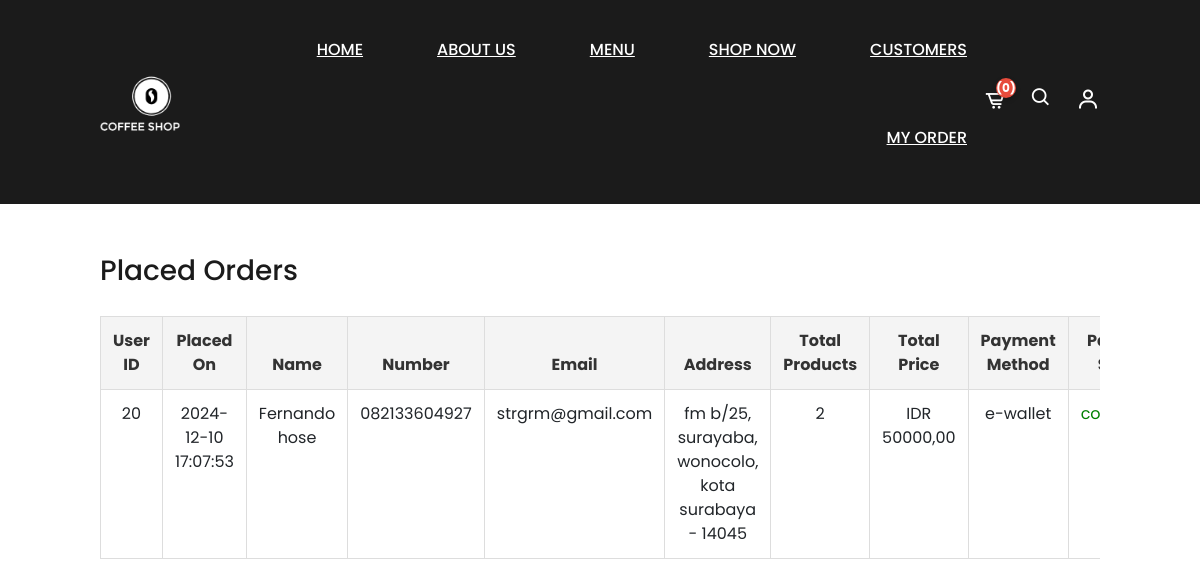
Page /cek_order/orders.php (signed in) on the earlier database version.
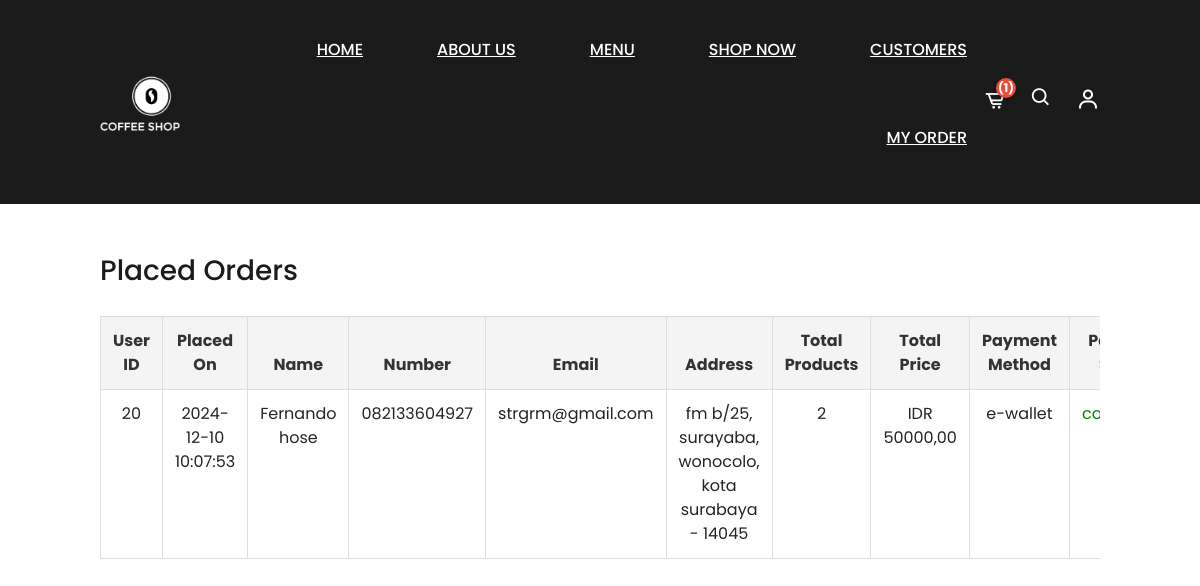
Same page on the later database version.
### tables this page shows
CREATE TABLE `orders` (
  `order_id` int(11) NOT NULL,
  `user_id` int(11) DEFAULT NULL,
  `name` varchar(100) NOT NULL,
  `number` varchar(15) NOT NULL,
  `email` varchar(100) NOT NULL,
  `payment_method` varchar(20) NOT NULL,
  `address` varchar(400) NOT NULL,
  `total_products` int(11) NOT NULL,
  `total_price` decimal(10,0) NOT NULL,
  `placed_on` timestamp NOT NULL DEFAULT current_timestamp() ON UPDATE current_timestamp(),
  `payment_status` varchar(20) NOT NULL DEFAULT 'pending'
);

### cek_order/orders.php (the view, shortened to what this page needs)
<?php
include '../config.php';
$user_id = $_SESSION['user_id'];
?>
<!DOCTYPE html>
<html lang="en">
<head>
    <link rel="stylesheet" href="https://cdnjs.cloudflare.com/ajax/libs/font-awesome/6.0.0/css/all.min.css">
    <link href="https://cdn.jsdelivr.net/npm/bootstrap@5.3.0-alpha3/dist/css/bootstrap.min.css" rel="stylesheet">
    <link rel="stylesheet" href="https://cdn.jsdelivr.net/npm/boxicons@latest/css/boxicons.min.css">
    <link rel="stylesheet" href="../style.css">
</head>
<body>
    <header>
        <a href="#" class="logo">
            <img src="../asset/logo.png" alt="">
        </a>
        <ul class="navbar">
            <li><a href="../homepage.php">Home</a></li>
            <li><a href="../homepage.php#about">About Us</a></li>
            <li><a href="../homepage.php#menu">Menu</a></li>
            <li><a href="../shop.php">Shop Now</a></li>
            <li><a href="../homepage.php#customers">Customers</a></li>
            <li><a href="orders.php">My Order</a></li>
        </ul>
        <div class="header-actions">
            <div class="header-icon">
                <?php
                $select_cart_number = mysqli_query($conn, "SELECT * FROM `cart` WHERE user_id = '$user_id'") or die('query failed');
                $cart_rows_number = mysqli_num_rows($select_cart_number);
                ?>
                <div class="cart">
                    <i class="bx bx-cart-alt" id="cart-icon" data-bs-toggle="modal" data-bs-target="#cartModal"></i>
                    <span>(<?php echo $cart_rows_number; ?>)</span>
                </div>
                <i class="bx bx-search" id="search-icon"></i>
                <div class="dropdown">
                    <i class="bx bx-user" id="dropdown-toggle"></i>
                </div>
            </div>
        </div>
    </header>
    <section class="placed-orders">
        <h3 class="title">Placed Orders</h3>
        <div class="table-responsive">
            <table class="table">
                <thead>
                    <tr>
                        <th>User ID</th>
                        <th>Placed On</th>
                        <th>Name</th>
                        <th>Number</th>
                        <th>Email</th>
                        <th>Address</th>
                        <th>Total Products</th>
                        <th>Total Price</th>
                        <th>Payment Method</th>
                        <th>Payment Status</th>
                    </tr>
                </thead>
                <tbody>
                    <?php
                    $select_orders = mysqli_query($conn, "SELECT * FROM `orders`") or die('query failed');
                    if (mysqli_num_rows($select_orders) > 0) {
                        while ($fetch_orders = mysqli_fetch_assoc($select_orders)) {
                            ?>
                            <tr>
                                <td><?php echo $fetch_orders['user_id']; ?></td>
                                <td><?php echo $fetch_orders['placed_on']; ?></td>
                                <td><?php echo $fetch_orders['name']; ?></td>
                                <td><?php echo $fetch_orders['number']; ?></td>
                                <td><?php echo $fetch_orders['email']; ?></td>
                                <td><?php echo $fetch_orders['address']; ?></td>
                                <td><?php echo $fetch_orders['total_products']; ?></td>
                                <td>IDR <?php echo $fetch_orders['total_price']; ?>,00</td>
                                <td><?php echo $fetch_orders['payment_method']; ?></td>
                                <td><span style="color:<?php if ($fetch_orders['payment_status'] == 'pending') {
                                    echo 'red';
                                } else {
                                    echo 'green';
                                } ?>;"><?php echo $fetch_orders['payment_status']; ?></span>
                                </td>
                            </tr>
                            <?php
                        }
                    } else {
                        echo '<tr><td colspan="11" class="text-center">No orders placed yet!</td></tr>';
                    }
                    ?>
                </tbody>
            </table>
        </div>
    </section>
</body>
</html>

### style.css (style rules this page uses)
* { font-family: "Poppins", sans-serif; margin: 0; padding: 0; box-sizing: border-box; scroll-padding-top: 4rem; scroll-behavior: smooth; list-style: none; text-decoration: none; }
:root { --main-color: #bc9967; --second-color: #e1be6e; --text-color: #1b1b1b; --bg-color: #fff; --box-shadow: 2px 2px 10px 4px rgb(14 55 54 /15%); }
section { padding: 50px 100px; }
img { width: 100%; }
body { color: var(--text-color); }
header { width: 100%; top: 0; right: 0; display: flex; justify-content: space-between; align-items: center; padding: 18px 100px; transition: 0.5s linear; background: var(--text-color); }
.logo img { width: 80px; height: auto; }
.navbar { padding-left: 0; justify-content: flex-end; gap: 2.5rem; }
.navbar a { padding: 12px 17px; color: var(--bg-color); font-size: 1rem; text-transform: uppercase; font-weight: 500; display: flex; }
.header-actions { display: flex; align-items: center; padding: 20px 0; gap: 1rem; }
.header-icon { font-size: 22px; cursor: pointer; display: flex; column-gap: 1.5rem; }
.header-icon .bx { cursor: pointer; color: var(--bg-color); }
.cart { position: relative; display: inline-block; }
.cart span { position: absolute; top: -8px; right: -10px; background: #e74c3c; color: #fff; font-size: 12px; font-weight: bold; border-radius: 50%; width: 20px; height: 20px; display: flex; align-items: center; justify-content: center; box-shadow: 0 2px 5px rgba(0, 0, 0, 0.2); }
.dropdown { position: relative; display: inline-block; }
#dropdown-toggle { font-size: 24px; cursor: pointer; color: var(--bg-color); transition: color 0.3s; }
.table { width: 100%; border-collapse: collapse; margin: 20px 0; font-size: 16px; background-color: #fff; }
.table th, .table td { border: 1px solid #ddd; padding: 12px; text-align: center; }
.table th { background-color: #f4f4f4; color: #333; }

Differences in the rows shown:
changed orders "Fernando hose": placed_on "2024-12-10 17:07:53" → "2024-12-10 10:07:53"
Other differences:
$cart_rows_number: "0" → "1"
